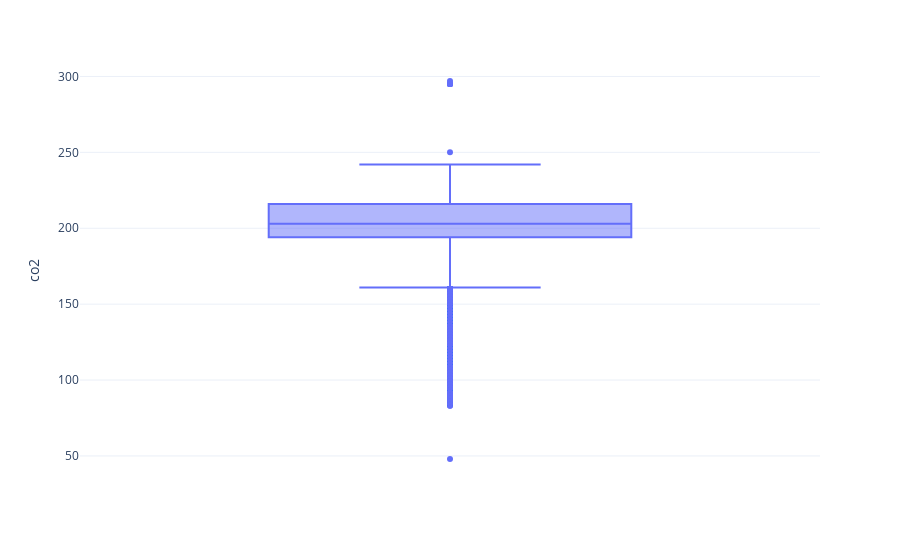

The notebook cell this image was saved under:
### Markdown cell above
<img src="Boxplot_out.png" style="text-align:center;width:80%">

### Code cell
import plotly.express as px
fig = px.box(emission, y="co2")
fig.update_layout(template='plotly_white')

### Figure 1 — Plotly figure (JSON) as saved in the notebook; plotly's stock layout.template omitted (floating-point values rounded to 4 significant figures; data arrays with more than 128 entries replaced by an {"elided": "..."} marker saying what was removed)
{"data": [{"alignmentgroup": "True", "hovertemplate": "co2=%{y}<extra></extra>", "legendgroup": "", "marker": {"color": "#636efa"}, "name": "", "notched": false, "offsetgroup": "", "orientation": "v", "showlegend": false, "type": "box", "x0": " ", "xaxis": "x", "y": {"elided": "45151 int values"}, "y0": " ", "yaxis": "y"}], "layout": {"boxmode": "group", "legend": {"tracegroupgap": 0}, "margin": {"t": 60}, "xaxis": {"anchor": "y", "domain": [0, 1]}, "yaxis": {"anchor": "x", "domain": [0, 1], "title": {"text": "co2"}}}}
